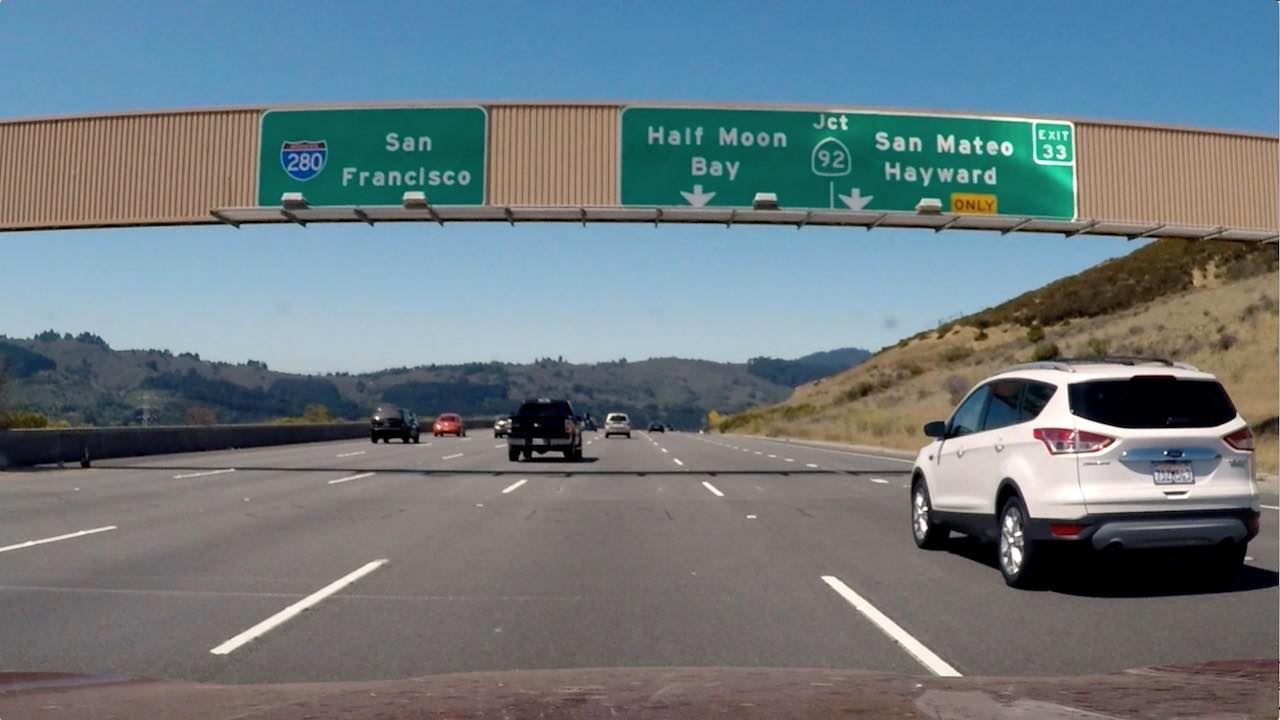
#> input picture test_images/signs_vehicles_xygrad.png, 1280 x 720 px; its folder holds only this picture in this run
$ python -i color_pipeline.py   (imports and definitions only)   (older library calls are emulated)
#> lines starting #> are read from the running program, lines starting #| are printed output that depends on the picture
import numpy as np
import cv2
import pickle
from moviepy.editor import VideoFileClip


def cal_undistort(img, mtx, dist):
    undist = cv2.undistort(img, mtx, dist, None, mtx)
    return undist

# Read in the saved camera matrix and distortion coefficients
# These are the arrays you calculated using cv2.calibrateCamera()
# [1 line not run here, left out]
# [1 line that did not run here, left out]
# [1 line that did not run here, left out]

img_size = (1280, 720)

src = np.float32(
    [[(img_size[0] / 2) - 70, img_size[1] / 2 + 100],
    [((img_size[0] / 6) - 30), img_size[1]],
    [(img_size[0] * 5 / 6) + 70, img_size[1]],
    [(img_size[0] / 2 + 70), img_size[1] / 2 + 100]])

dst = np.float32(
    [[(img_size[0] / 4), 0],
    [(img_size[0] / 4), img_size[1]],
    [(img_size[0] * 3 / 4), img_size[1]],
    [(img_size[0] * 3 / 4), 0]])

M = cv2.getPerspectiveTransform(src, dst)
Minv = cv2.getPerspectiveTransform(dst, src)

# Threshold x gradient
thresh_min = 35
thresh_max = 120

# Threshold color channel
s_thresh_min = 180
s_thresh_max = 255

# Set the width of the windows +/- margin
margin = 45
# Set minimum number of pixels found to recenter window
minpix = 50

# Write some Text

font                    = cv2.FONT_HERSHEY_SIMPLEX
bottomLeftCornerOfLine1 = (10,50)
bottomLeftCornerOfLine2 = (10,80)
fontScale               = 1
fontColor               = (255,255,255)
lineType                = 2

i = 0
RESULT_CACHE_SIZE = 5
left_cache = []
right_cache = []
left_cr_cache = []
right_cr_cache = []
def process_image(img):
    global i
    #cv2.imwrite('input_images/test%d.jpg' % (i),img)

    # Convert to HLS color space and separate the S channel
    # Note: img is the undistorted image
    hls = cv2.cvtColor(img, cv2.COLOR_RGB2HLS)
#> hls: shape (720, 1280, 3); mean of channels 0, 1, 2 60.2, 118.8, 64.7
    l_channel = hls[:,:,1]
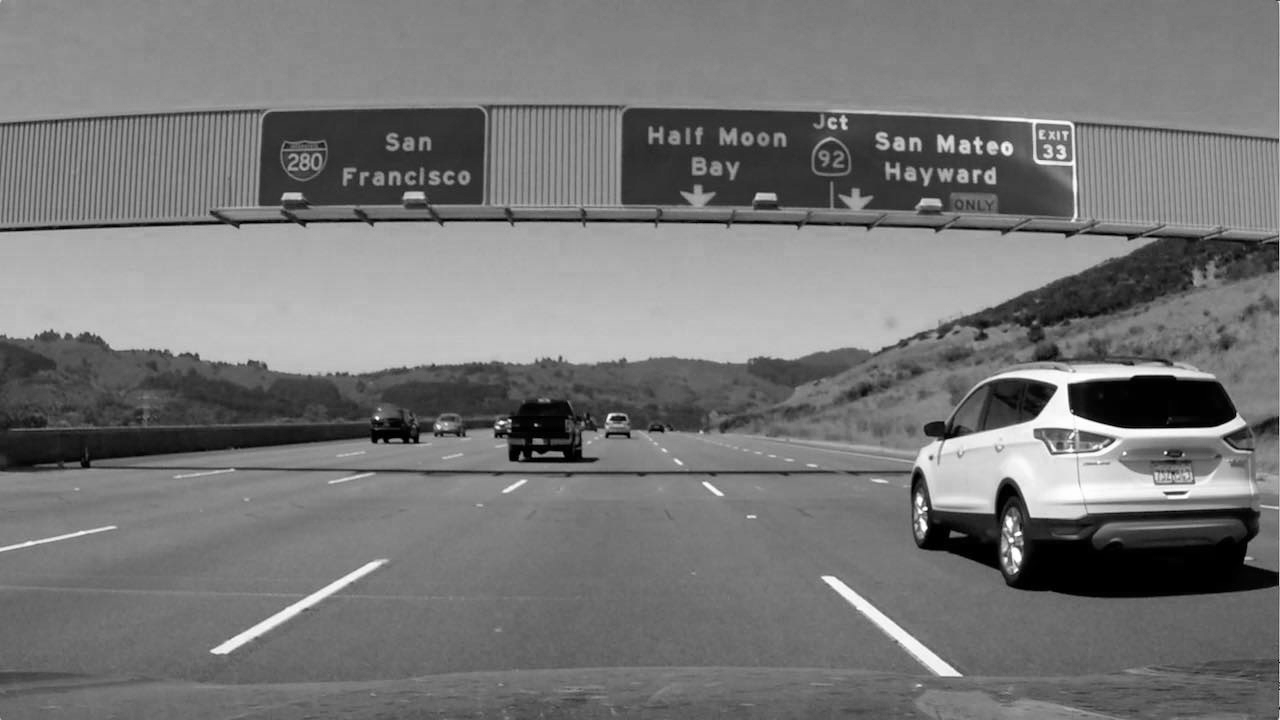
#> l_channel: shape (720, 1280); min 0, max 254, mean 118.8
    s_channel = hls[:,:,2]
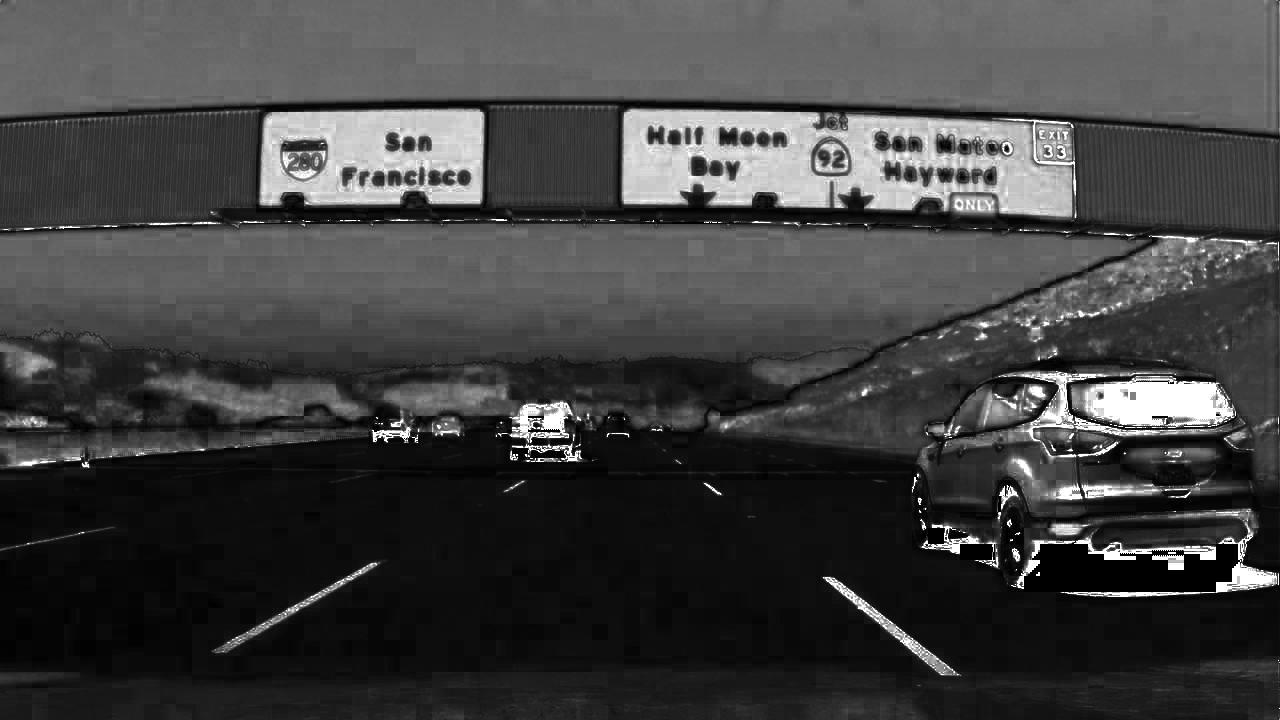
#> s_channel: shape (720, 1280); min 0, max 255, mean 64.7

    # Sobel x
    sobelx = cv2.Sobel(l_channel, cv2.CV_64F, 1, 0) # Take the derivative in x
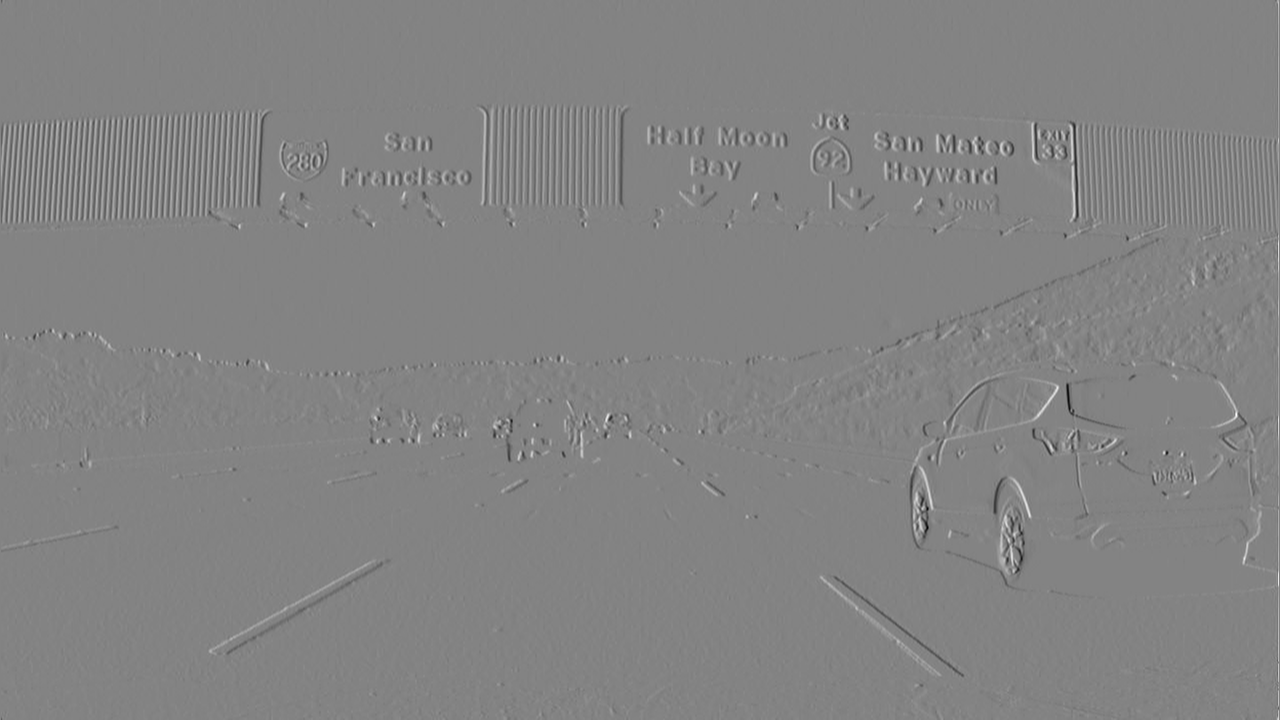
#> sobelx: shape (720, 1280) float64; min -813, max 766, mean 0.1; drawn with min black and max white
    abs_sobelx = np.absolute(sobelx) # Absolute x derivative to accentuate lines away from horizontal
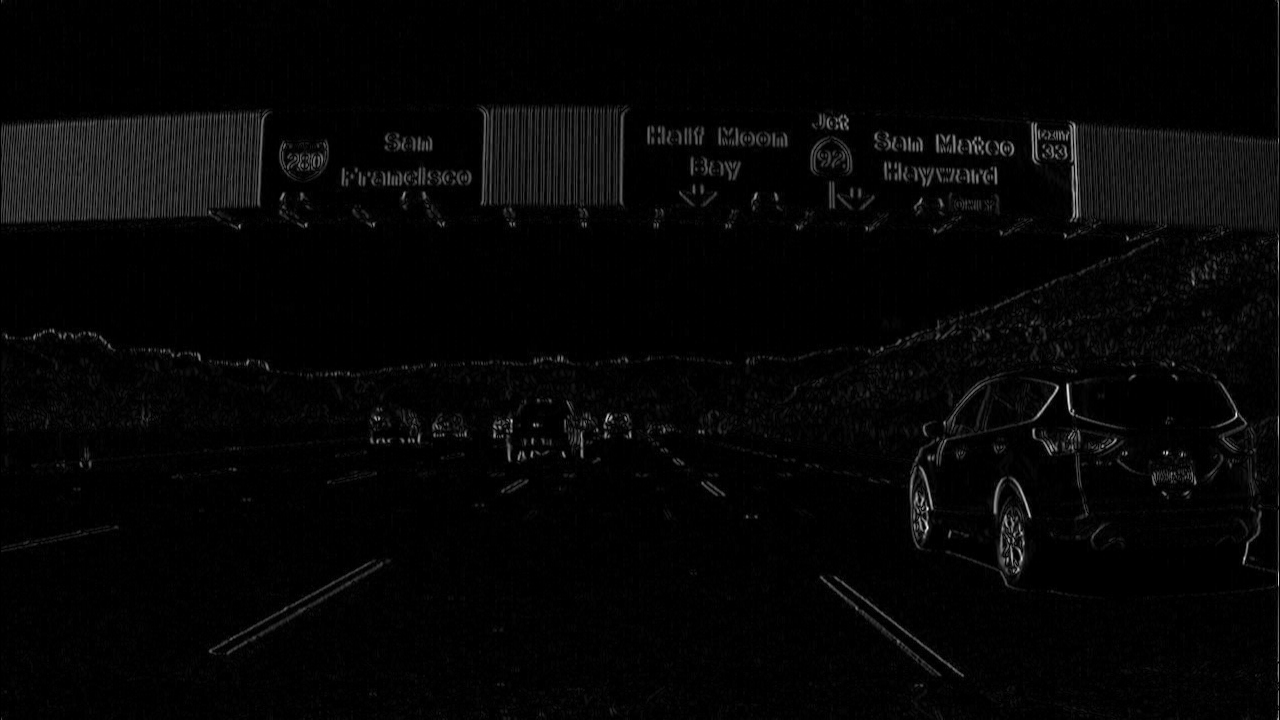
#> abs_sobelx: shape (720, 1280) float64; min 0, max 813, mean 18.9; drawn with min black and max white
    scaled_sobel = np.uint8(255*abs_sobelx/np.max(abs_sobelx))

    sxbinary = np.zeros_like(scaled_sobel)
    sxbinary[(scaled_sobel >= thresh_min) & (scaled_sobel <= thresh_max)] = 1

    s_binary = np.zeros_like(s_channel)
    s_binary[(s_channel >= s_thresh_min) & (s_channel <= s_thresh_max)] = 1

    # Combine the two binary thresholds
    combined = np.zeros_like(sxbinary)
    combined[(s_binary == 1) | (sxbinary == 1)] = 1

#> (the run stopped early here; a loop or call above may not have finished)
